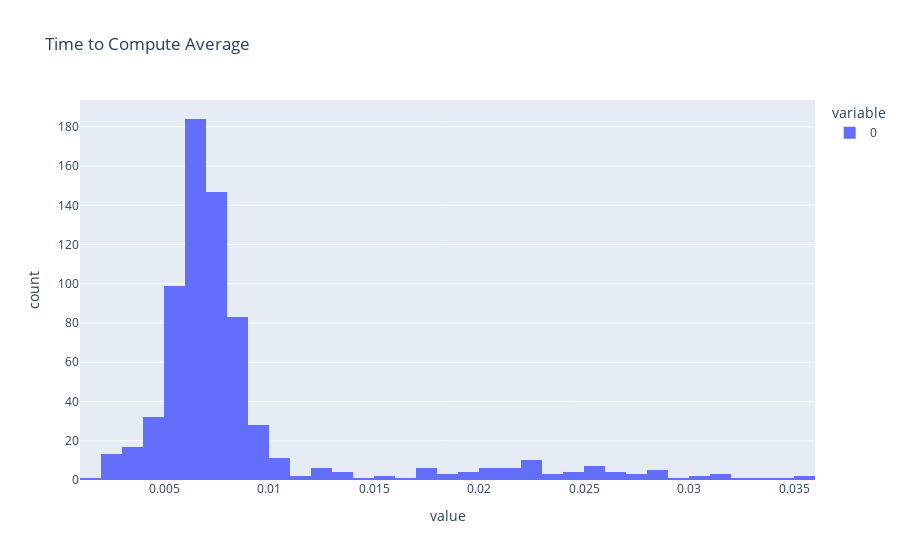

Write notebook code for a chart like this one.
### Code cell
px.histogram(genAvgColor,title="Time to Compute Average")

### Figure 1 — Plotly figure (JSON) as saved in the notebook; plotly's stock layout.template omitted (floating-point values rounded to 4 significant figures; data arrays with more than 128 entries replaced by an {"elided": "..."} marker saying what was removed)
{"data": [{"alignmentgroup": "True", "bingroup": "x", "hovertemplate": "variable=0<br>value=%{x}<br>count=%{y}<extra></extra>", "legendgroup": "0", "marker": {"color": "#636efa", "pattern": {"shape": ""}}, "name": "0", "offsetgroup": "0", "orientation": "v", "showlegend": true, "type": "histogram", "x": {"elided": "703 float values"}, "xaxis": "x", "yaxis": "y"}], "layout": {"barmode": "relative", "legend": {"title": {"text": "variable"}, "tracegroupgap": 0}, "title": {"text": "Time to Compute Average"}, "xaxis": {"anchor": "y", "domain": [0, 1], "title": {"text": "value"}}, "yaxis": {"anchor": "x", "domain": [0, 1], "title": {"text": "count"}}}}
